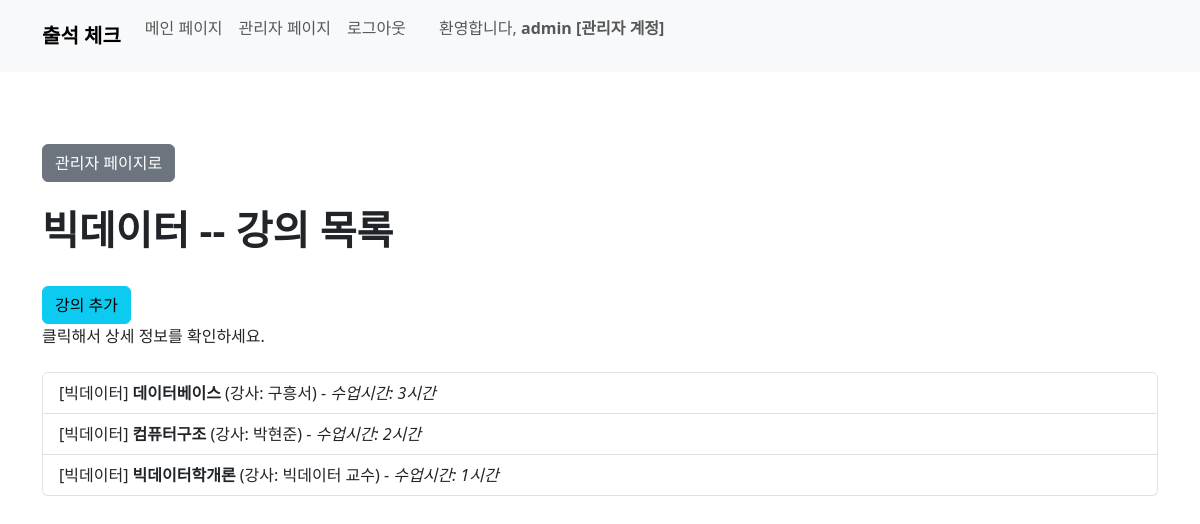
The app's page /course/1 (signed in), older data.
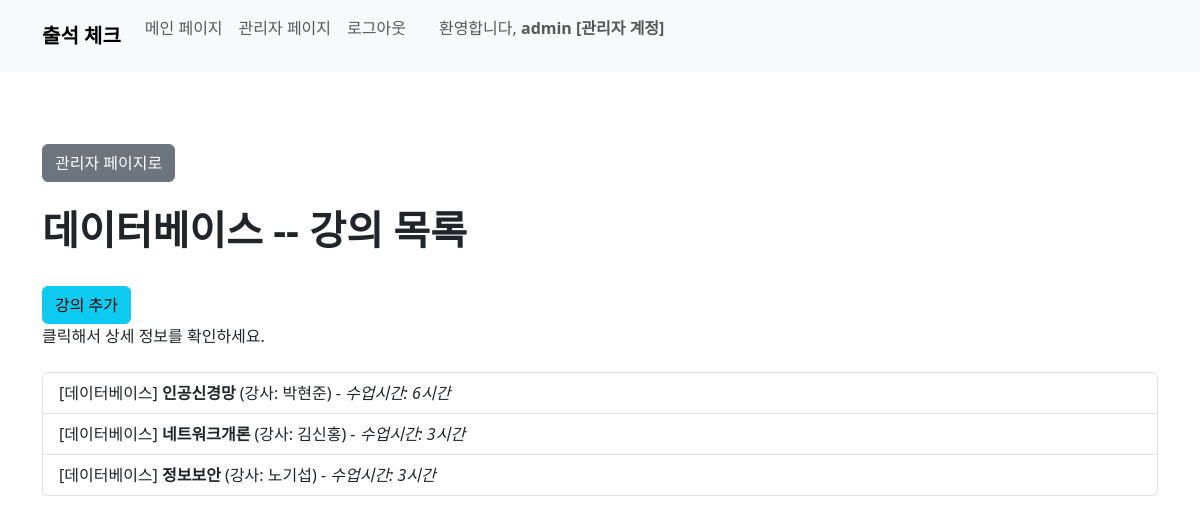
The same page, newer data.
### user/models.py (models this page shows)
class Division(models.Model):
    name = models.CharField(max_length=50)
    def __str__(self):
        return self.name

### course/models.py (models this page shows, shortened)
class Course(models.Model):
    course_name = models.CharField(max_length=50)
    teacher_name = models.CharField(max_length=20)
    division_name = models.ForeignKey(Division, on_delete=models.CASCADE)
    start_date = models.DateField()
    start_at = models.TimeField()
    end_at = models.TimeField()
    hours = models.IntegerField()

### course/views.py (the view)
# urls.py: path('<int:pk>', views.course_list, name='course_list'),
@user_passes_test(lambda u: u.is_staff, login_url='/') # 권한 없으면 홈으로
def course_list(request, pk):
    division = Division.objects.get(pk=pk)
    course = Course.objects.filter(division_name_id=pk)
    context = {
        'course': course,
        'division': division,
        }
    return render(request, 'course/course_list.html', context)

### course/templates/course/course_list.html (shortened to what this page needs)
{% load static %}
{% load django_bootstrap5 %}
{% bootstrap_css %}
<!DOCTYPE html>
<html>
<head>
</head>
<body>
  {% include 'home/navbar.html' %}
  <br><br><br>
    <div class="container">
      <a class="btn btn-secondary" href="{% url 'user:division_list' %}" role="button">관리자 페이지로</a>
      <br><br>
      <h1><b>{{division.name}} -- 강의 목록</b></h1>
      <br>
      <a class="btn btn-info" href="{% url 'course:create_course' %}" role="button">강의 추가</a>
      <br>
      클릭해서 상세 정보를 확인하세요.
      <br><br>
      <div class="list-group">
        {% for c in course %}
          <a href="{% url 'course:course_detail' c.pk %}" class="list-group-item list-group-item-action">
            [{{ c.division_name }}] <b>{{ c.course_name }}</b> (강사: {{ c.teacher_name }}) - <i>수업시간: {{ c.hours }}시간</i>
          </a>
        {% endfor %}
      </div>
  </div>
</body>
</html>

### home/templates/home/navbar.html (shortened to what this page needs)
{% load django_bootstrap5 %}
{% bootstrap_css %}
<nav class="navbar navbar-expand-lg bg-body-tertiary bg-light">
  <div class="container-fluid container">
      <a class="navbar-brand" href="{% url 'home:home' %}"><b>출석 체크</b></a>
      <div class="collapse navbar-collapse" id="navbarNav">
          <ul class="navbar-nav mb-3">
              {% if user.is_authenticated %}
                  {% if user.is_staff %}
                      <li class="nav-item">
                        <a class="nav-link" aria-current="page" href="{% url 'home:home' %}">메인 페이지</a>
                      </li>
                      <li class="nav-item">
                        <a class="nav-link" aria-current="page" href="{% url 'user:admin_home' %}">관리자 페이지</a>
                      </li>
                      <li class="nav-item">
                        <a class="nav-link" aria-current="page" href="{% url 'home:logout' %}">로그아웃</a>
                      </li>
                      {% if user.student %}
                      <span class="navbar-text mr-3">
                        &nbsp;&nbsp;&nbsp;&nbsp;&nbsp; 환영합니다, <b> {{ user.student }} </b>
                      </span>
                      {% else %}
                      <span class="navbar-text mr-3">
                        &nbsp;&nbsp;&nbsp;&nbsp;&nbsp; 환영합니다, <b> {{ user }} [관리자 계정] </b>
                      </span>
                      {% endif %}
                  {% endif %}
              {% else %}
                <li class="nav-item">
                  <a class="nav-link active" href="{% url 'home:login' %}">로그인</a>
                </li>
              {% endif %}
          </ul>
      </div>
  </div>
</nav>

Row changes from the older to the newer data that the page shows:
removed Course: division_name "빅데이터", course_name "데이터베이스", teacher_name "구흥서", hours "3"
removed Course: division_name "빅데이터", course_name "빅데이터학개론", teacher_name "빅데이터 교수", hours "1"
changed Division: name "빅데이터" → "데이터베이스"
added Course: division_name "데이터베이스", course_name "인공신경망", teacher_name "박현준", hours "6"
now on this page (row edited): Course: division_name "데이터베이스", course_name "네트워크개론", teacher_name "김신홍", hours "3"
changed Course: division_name "빅데이터" → "데이터베이스"; course_name "컴퓨터구조" → "정보보안"; teacher_name "박현준" → "노기섭"; hours "2" → "3"
